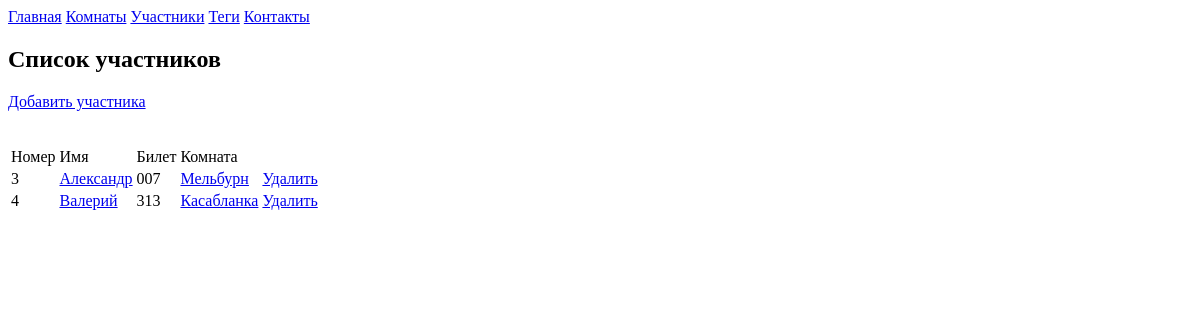
/roulette/persons, run on an earlier commit of the app's database.
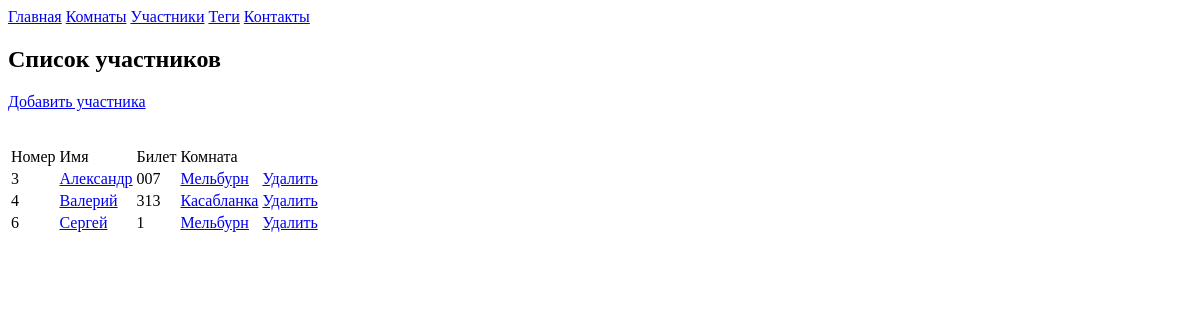
And on a later commit of the database.
### roulette/models.py (models this page shows, shortened)
class Person(models.Model):
    ticket = models.CharField(max_length=255)
    name = models.CharField(max_length=255)
    chatroom = models.ForeignKey(ChatRoom, on_delete=models.PROTECT, null=True, default=None)
    tags = models.ManyToManyField(Tag)

class ChatRoom(models.Model):
    name = models.CharField(max_length=255)
    capacity = models.IntegerField(default=0)
    occupied = models.IntegerField(default=0)

### roulette/views.py (the view)
# urls.py: path('persons', views.persons),
def persons(request):
    format = request.GET.get('format', 'html')
    if format == 'json':
        personsdata = serializers.serialize('json', Person.objects.all())
        return JsonResponse({
            'persons': personsdata
        })
    return render(request, 'persons.html', {
        'persons': Person.objects.all()
    })

### roulette/templates/persons.html (shortened to what this page needs)
{% extends 'base.html' %}
{% block content %}
    <h2>Список участников</h2>
    <a href="/roulette/addperson">Добавить участника</a>
    <br><br>
    <table>
        <tr>
            <td>Номер</td>
            <td>Имя</td>
            <td>Билет</td>
            <td>Комната</td>
        </tr>
        {% for person in persons %}
        <tr>
            <td>{{ person.id }}</td>
            <td><a href="/roulette/person/{{ person.id }}">{{ person.name }}</a></td>
            <td>{{ person.ticket }}</td>
            <td><a href="/roulette/chatroom/{{ person.chatroom.id }}">{{ person.chatroom.name }}</a></td>
            <td><a href="/roulette/removeperson/{{ person.id }}">Удалить</a></td>
        </tr>
        {% endfor %}
    </table>
{% endblock %}

What changed in the data, as far as the page shows it:
added Person: id "6", name "Сергей", ticket "1", chatroom.name "Мельбурн"
